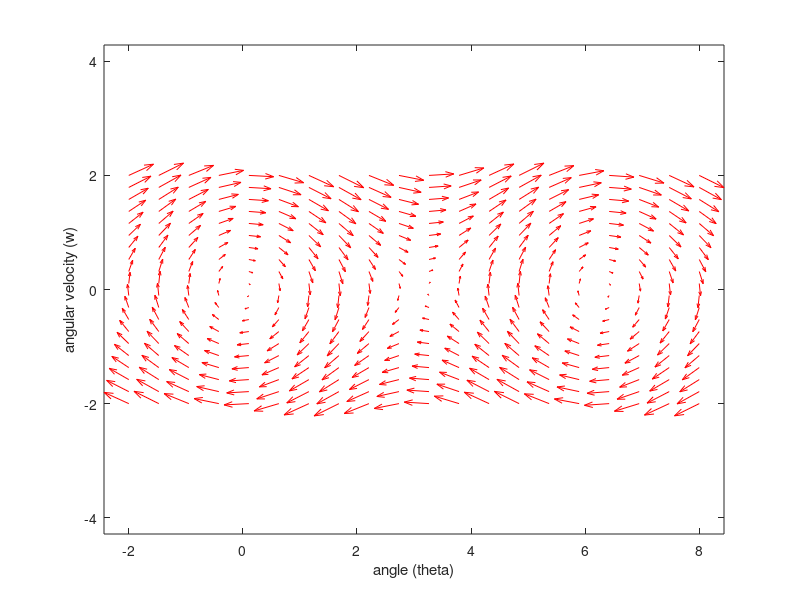

Write MATLAB code to recreate this figure.
% reset environment
clear all; close all; clc

% pendulum equation
f = @(t,theta) [theta(2); -sin(theta(1))];

% plot frame
grid_x = linspace(-2,8,20);
grid_y = linspace(-2,2,20);
[x,y] = meshgrid(grid_x,grid_y);

% create the vector field
t=0; % graph field at t=0
u = zeros(size(x));
v = zeros(size(x));
for i = 1:numel(x)
    theta_prime = f(t,[x(i); y(i)]);
    u(i) = theta_prime(1);
    v(i) = theta_prime(2);
end

% display the vector field
quiver(x,y,u,v,'r');
field = figure(gcf)
xlabel('angle (theta)')
ylabel('angular velocity (w)')
axis tight equal;

% param
theta = 1;
w = 0;
tstep=0.05;
tspan = 0:tstep:3;

% animate
function myfun(src,event)
  disp(event.Key);
end
set(field,'KeyPressFcn',@myfun);

hold on
for tcur = tspan
  point = plot(theta,w,'bo');

  pause(tstep);
  [ts, ys] = ode45(f,[0,tstep],[theta;w]);
  theta = ys(end,1)
  w = ys(end,2)

  delete(point);
end
hold off



